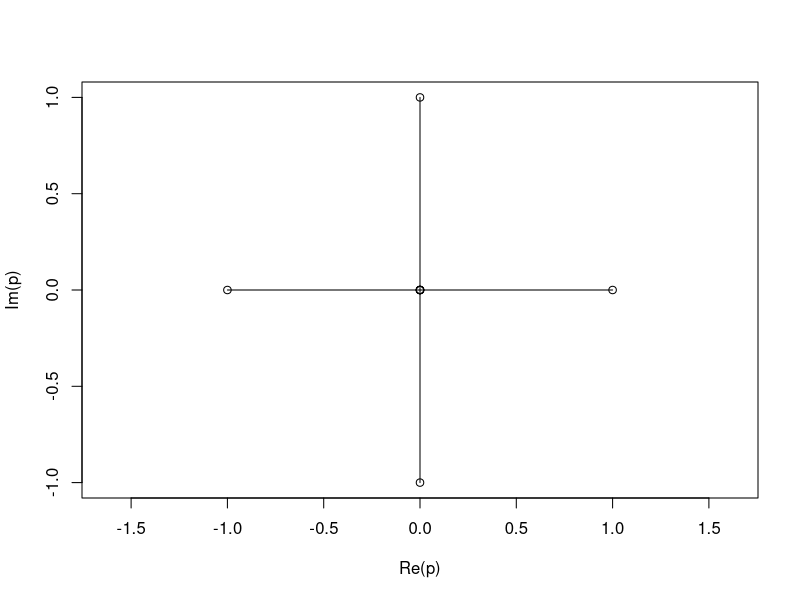

This figure's R source:
p_str <- "
x,y
0,0
1,0
0,0
0,-1
0,0
-1,0
0,0
0,1
0,0
"
p <- read.csv(text = p_str, header = TRUE)
p <- p$x + p$y * 1i
plot(p, type = "o", asp = 1)
